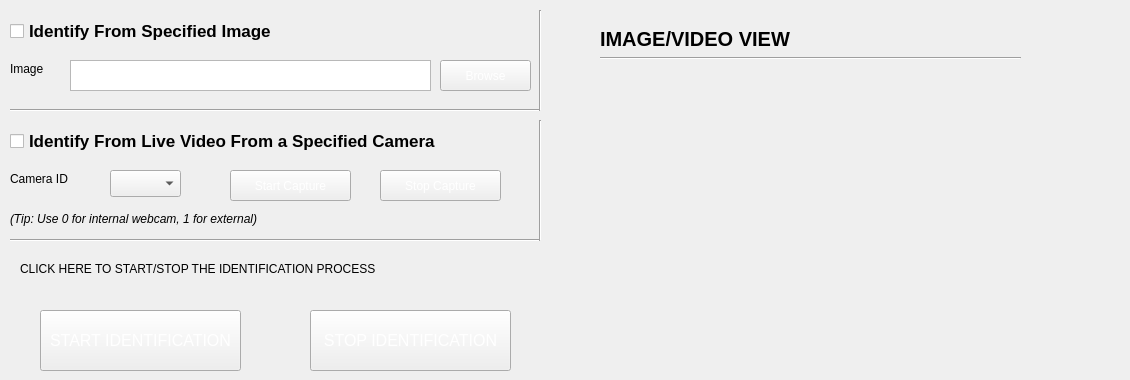
    <widget class="QWidget" name="tab_4">
     <attribute name="title">
      <string>Identify Face</string>
     </attribute>
     <widget class="QPushButton" name="btnBrowseIdentifyFace">
      <property name="geometry">
       <rect>
        <x>440</x>
        <y>60</y>
        <width>91</width>
        <height>31</height>
       </rect>
      </property>
      <property name="palette">
       <palette>
        <active>
         <colorrole role="ButtonText">
          <brush brushstyle="SolidPattern">
           <color alpha="255">
            <red>255</red>
            <green>255</green>
            <blue>255</blue>
           </color>
          </brush>
         </colorrole>
        </active>
        <inactive>
         <colorrole role="ButtonText">
          <brush brushstyle="SolidPattern">
           <color alpha="255">
            <red>255</red>
            <green>255</green>
            <blue>255</blue>
           </color>
          </brush>
         </colorrole>
        </inactive>
        <disabled>
         <colorrole role="ButtonText">
          <brush brushstyle="SolidPattern">
           <color alpha="255">
            <red>85</red>
            <green>127</green>
            <blue>127</blue>
           </color>
          </brush>
         </colorrole>
        </disabled>
       </palette>
      </property>
      <property name="text">
       <string>Browse</string>
      </property>
     </widget>
     <widget class="QTextEdit" name="teIdentifyFace">
      <property name="geometry">
       <rect>
        <x>70</x>
        <y>60</y>
        <width>361</width>
        <height>31</height>
       </rect>
      </property>
      <property name="palette">
       <palette>
        <active>
         <colorrole role="WindowText">
          <brush brushstyle="SolidPattern">
           <color alpha="255">
            <red>0</red>
            <green>0</green>
            <blue>0</blue>
           </color>
          </brush>
         </colorrole>
         <colorrole role="Text">
          <brush brushstyle="SolidPattern">
           <color alpha="255">
            <red>0</red>
            <green>0</green>
            <blue>0</blue>
           </color>
          </brush>
         </colorrole>
         <colorrole role="HighlightedText">
          <brush brushstyle="SolidPattern">
           <color alpha="255">
            <red>85</red>
            <green>0</green>
            <blue>255</blue>
           </color>
          </brush>
         </colorrole>
        </active>
        <inactive>
         <colorrole role="WindowText">
          <brush brushstyle="SolidPattern">
           <color alpha="255">
            <red>0</red>
            <green>0</green>
            <blue>0</blue>
           </color>
          </brush>
         </colorrole>
         <colorrole role="Text">
          <brush brushstyle="SolidPattern">
           <color alpha="255">
            <red>0</red>
            <green>0</green>
            <blue>0</blue>
           </color>
          </brush>
         </colorrole>
         <colorrole role="HighlightedText">
          <brush brushstyle="SolidPattern">
           <color alpha="255">
            <red>85</red>
            <green>0</green>
            <blue>255</blue>
           </color>
          </brush>
         </colorrole>
        </inactive>
        <disabled>
         <colorrole role="WindowText">
          <brush brushstyle="SolidPattern">
           <color alpha="255">
            <red>85</red>
            <green>127</green>
            <blue>127</blue>
           </color>
          </brush>
         </colorrole>
         <colorrole role="Text">
          <brush brushstyle="SolidPattern">
           <color alpha="255">
            <red>85</red>
            <green>127</green>
            <blue>127</blue>
           </color>
          </brush>
         </colorrole>
         <colorrole role="HighlightedText">
          <brush brushstyle="SolidPattern">
           <color alpha="255">
            <red>85</red>
            <green>0</green>
            <blue>255</blue>
           </color>
          </brush>
         </colorrole>
        </disabled>
       </palette>
      </property>
     </widget>
     <widget class="QLabel" name="label_5">
      <property name="geometry">
       <rect>
        <x>10</x>
        <y>60</y>
        <width>68</width>
        <height>17</height>
       </rect>
      </property>
      <property name="text">
       <string>Image</string>
      </property>
     </widget>
     <widget class="QCheckBox" name="checkBox">
      <property name="geometry">
       <rect>
        <x>10</x>
        <y>20</y>
        <width>291</width>
        <height>22</height>
       </rect>
      </property>
      <property name="font">
       <font>
        <pointsize>13</pointsize>
        <weight>75</weight>
        <bold>true</bold>
       </font>
      </property>
      <property name="text">
       <string>Identify From Specified Image</string>
      </property>
     </widget>
     <widget class="QCheckBox" name="checkBox_2">
      <property name="geometry">
       <rect>
        <x>10</x>
        <y>130</y>
        <width>451</width>
        <height>22</height>
       </rect>
      </property>
      <property name="font">
       <font>
        <pointsize>13</pointsize>
        <weight>75</weight>
        <bold>true</bold>
       </font>
      </property>
      <property name="text">
       <string>Identify From Live Video From a Specified Camera</string>
      </property>
     </widget>
     <widget class="QLabel" name="label_6">
      <property name="geometry">
       <rect>
        <x>10</x>
        <y>210</y>
        <width>301</width>
        <height>17</height>
       </rect>
      </property>
      <property name="font">
       <font>
        <pointsize>9</pointsize>
        <italic>true</italic>
       </font>
      </property>
      <property name="text">
       <string>(Tip: Use 0 for internal webcam, 1 for external)</string>
      </property>
     </widget>
     <widget class="QComboBox" name="cboxCameraIds1">
      <property name="geometry">
       <rect>
        <x>110</x>
        <y>170</y>
        <width>71</width>
        <height>27</height>
       </rect>
      </property>
     </widget>
     <widget class="QLabel" name="label_7">
      <property name="geometry">
       <rect>
        <x>10</x>
        <y>170</y>
        <width>81</width>
        <height>17</height>
       </rect>
      </property>
      <property name="text">
       <string>Camera ID</string>
      </property>
     </widget>
     <widget class="Line" name="line">
      <property name="geometry">
       <rect>
        <x>10</x>
        <y>100</y>
        <width>531</width>
        <height>20</height>
       </rect>
      </property>
      <property name="orientation">
       <enum>Qt::Horizontal</enum>
      </property>
     </widget>
     <widget class="Line" name="line_2">
      <property name="geometry">
       <rect>
        <x>530</x>
        <y>10</y>
        <width>20</width>
        <height>101</height>
       </rect>
      </property>
      <property name="orientation">
       <enum>Qt::Vertical</enum>
      </property>
     </widget>
     <widget class="Line" name="line_3">
      <property name="geometry">
       <rect>
        <x>10</x>
        <y>230</y>
        <width>531</width>
        <height>20</height>
       </rect>
      </property>
      <property name="orientation">
       <enum>Qt::Horizontal</enum>
      </property>
     </widget>
     <widget class="Line" name="line_4">
      <property name="geometry">
       <rect>
        <x>530</x>
        <y>120</y>
        <width>20</width>
        <height>121</height>
       </rect>
      </property>
      <property name="orientation">
       <enum>Qt::Vertical</enum>
      </property>
     </widget>
     <widget class="QLabel" name="label_8">
      <property name="geometry">
       <rect>
        <x>20</x>
        <y>260</y>
        <width>521</width>
        <height>17</height>
       </rect>
      </property>
      <property name="text">
       <string>CLICK HERE TO START/STOP THE IDENTIFICATION PROCESS</string>
      </property>
     </widget>
     <widget class="QPushButton" name="pushButton_2">
      <property name="geometry">
       <rect>
        <x>40</x>
        <y>310</y>
        <width>201</width>
        <height>61</height>
       </rect>
      </property>
      <property name="palette">
       <palette>
        <active>
         <colorrole role="ButtonText">
          <brush brushstyle="SolidPattern">
           <color alpha="255">
            <red>255</red>
            <green>255</green>
            <blue>255</blue>
           </color>
          </brush>
         </colorrole>
        </active>
        <inactive>
         <colorrole role="ButtonText">
          <brush brushstyle="SolidPattern">
           <color alpha="255">
            <red>255</red>
            <green>255</green>
            <blue>255</blue>
           </color>
          </brush>
         </colorrole>
        </inactive>
        <disabled>
         <colorrole role="ButtonText">
          <brush brushstyle="SolidPattern">
           <color alpha="255">
            <red>85</red>
            <green>127</green>
            <blue>127</blue>
           </color>
          </brush>
         </colorrole>
        </disabled>
       </palette>
      </property>
      <property name="font">
       <font>
        <pointsize>12</pointsize>
       </font>
      </property>
      <property name="text">
       <string>START IDENTIFICATION</string>
      </property>
     </widget>
     <widget class="QPushButton" name="pushButton_3">
      <property name="geometry">
       <rect>
        <x>310</x>
        <y>310</y>
        <width>201</width>
        <height>61</height>
       </rect>
      </property>
      <property name="palette">
       <palette>
        <active>
         <colorrole role="ButtonText">
          <brush brushstyle="SolidPattern">
           <color alpha="255">
            <red>255</red>
            <green>255</green>
            <blue>255</blue>
           </color>
          </brush>
         </colorrole>
        </active>
        <inactive>
         <colorrole role="ButtonText">
          <brush brushstyle="SolidPattern">
           <color alpha="255">
            <red>255</red>
            <green>255</green>
            <blue>255</blue>
           </color>
          </brush>
         </colorrole>
        </inactive>
        <disabled>
         <colorrole role="ButtonText">
          <brush brushstyle="SolidPattern">
           <color alpha="255">
            <red>85</red>
            <green>127</green>
            <blue>127</blue>
           </color>
          </brush>
         </colorrole>
        </disabled>
       </palette>
      </property>
      <property name="font">
       <font>
        <pointsize>12</pointsize>
       </font>
      </property>
      <property name="text">
       <string>STOP IDENTIFICATION</string>
      </property>
     </widget>
     <widget class="QWidget" name="horizontalLayoutWidget">
      <property name="geometry">
       <rect>
        <x>600</x>
        <y>70</y>
        <width>421</width>
        <height>301</height>
       </rect>
      </property>
      <layout class="QHBoxLayout" name="hlayoutIdentifyFace"/>
     </widget>
     <widget class="QLabel" name="label_9">
      <property name="geometry">
       <rect>
        <x>600</x>
        <y>30</y>
        <width>521</width>
        <height>17</height>
       </rect>
      </property>
      <property name="font">
       <font>
        <pointsize>15</pointsize>
        <weight>75</weight>
        <bold>true</bold>
       </font>
      </property>
      <property name="text">
       <string>IMAGE/VIDEO VIEW</string>
      </property>
     </widget>
     <widget class="Line" name="line_5">
      <property name="geometry">
       <rect>
        <x>600</x>
        <y>50</y>
        <width>421</width>
        <height>16</height>
       </rect>
      </property>
      <property name="orientation">
       <enum>Qt::Horizontal</enum>
      </property>
     </widget>
     <widget class="QPushButton" name="btnBrowseImage_4">
      <property name="geometry">
       <rect>
        <x>230</x>
        <y>170</y>
        <width>121</width>
        <height>31</height>
       </rect>
      </property>
      <property name="palette">
       <palette>
        <active>
         <colorrole role="ButtonText">
          <brush brushstyle="SolidPattern">
           <color alpha="255">
            <red>255</red>
            <green>255</green>
            <blue>255</blue>
           </color>
          </brush>
         </colorrole>
        </active>
        <inactive>
         <colorrole role="ButtonText">
          <brush brushstyle="SolidPattern">
           <color alpha="255">
            <red>255</red>
            <green>255</green>
            <blue>255</blue>
           </color>
          </brush>
         </colorrole>
        </inactive>
        <disabled>
         <colorrole role="ButtonText">
          <brush brushstyle="SolidPattern">
           <color alpha="255">
            <red>85</red>
            <green>127</green>
            <blue>127</blue>
           </color>
          </brush>
         </colorrole>
        </disabled>
       </palette>
      </property>
      <property name="text">
       <string>Start Capture</string>
      </property>
     </widget>
     <widget class="QPushButton" name="btnBrowseImage_5">
      <property name="geometry">
       <rect>
        <x>380</x>
        <y>170</y>
        <width>121</width>
        <height>31</height>
       </rect>
      </property>
      <property name="palette">
       <palette>
        <active>
         <colorrole role="ButtonText">
          <brush brushstyle="SolidPattern">
           <color alpha="255">
            <red>255</red>
            <green>255</green>
            <blue>255</blue>
           </color>
          </brush>
         </colorrole>
        </active>
        <inactive>
         <colorrole role="ButtonText">
          <brush brushstyle="SolidPattern">
           <color alpha="255">
            <red>255</red>
            <green>255</green>
            <blue>255</blue>
           </color>
          </brush>
         </colorrole>
        </inactive>
        <disabled>
         <colorrole role="ButtonText">
          <brush brushstyle="SolidPattern">
           <color alpha="255">
            <red>85</red>
            <green>127</green>
            <blue>127</blue>
           </color>
          </brush>
         </colorrole>
        </disabled>
       </palette>
      </property>
      <property name="text">
       <string>Stop Capture</string>
      </property>
     </widget>
    </widget>
